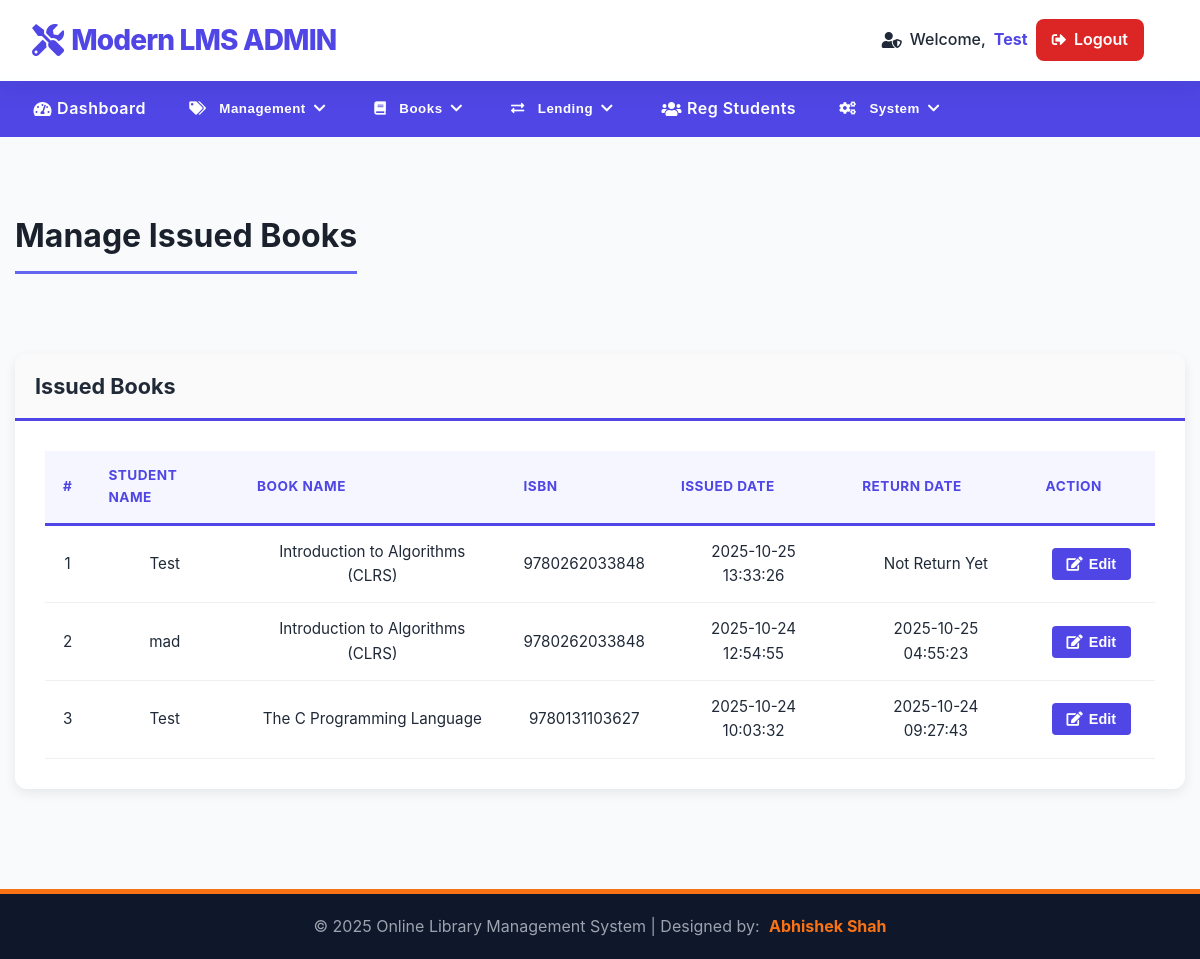
Page /library/admin/manage-issued-books.php (signed in) on the committed database.
### tables this page shows
CREATE TABLE `tblissuedbookdetails` (
  `id` int(11) NOT NULL,
  `BookID` int(11) DEFAULT NULL,
  `StudentID` int(150) DEFAULT NULL,
  `IssuesDate` timestamp NULL DEFAULT current_timestamp(),
  `ReturnDate` timestamp NULL DEFAULT NULL,
  `RetrunStatus` int(1) DEFAULT NULL,
  `fine` decimal(10,2) DEFAULT NULL
);

CREATE TABLE `tblstudents` (
  `id` int(11) NOT NULL,
  `StudentId` int(100) NOT NULL,
  `FullName` varchar(120) NOT NULL,
  `EmailId` varchar(120) NOT NULL,
  `MobileNumber` char(11) NOT NULL,
  `Password` varchar(120) NOT NULL,
  `Status` int(1) NOT NULL DEFAULT 1,
  `RegDate` timestamp NULL DEFAULT current_timestamp(),
  `UpdationDate` timestamp NULL DEFAULT NULL ON UPDATE current_timestamp()
);

CREATE TABLE `tblbooks` (
  `id` int(11) NOT NULL,
  `BookName` varchar(255) DEFAULT NULL,
  `CatId` int(11) DEFAULT NULL,
  `AuthorId` int(11) DEFAULT NULL,
  `PublisherId` int(11) DEFAULT NULL,
  `ISBNNumber` varchar(20) DEFAULT NULL,
  `BookPrice` decimal(10,2) DEFAULT NULL,
  `bookCopies` int(11) NOT NULL DEFAULT 10,
  `bookImage` longblob DEFAULT NULL,
  `regDate` timestamp NULL DEFAULT current_timestamp(),
  `updationDate` timestamp NULL DEFAULT NULL ON UPDATE current_timestamp(),
  `isIssued` int(1) NOT NULL DEFAULT 0 COMMENT '0=Available, 1=Issued',
  `bookEdition` varchar(50) DEFAULT NULL COMMENT 'The edition of the book',
  `BookDescription` text DEFAULT NULL COMMENT 'Summary or detailed description of the book'
);

### library/admin/manage-issued-books.php (the view, shortened to what this page needs)
<?php
include('includes/config.php');
if(strlen($_SESSION['alogin'])==0) {
    header('location:../../index.php');
} else {
    ?>
<!DOCTYPE html>
<html xmlns="http://www.w3.org/1999/xhtml">
<head>
    <link href="assets/css/font-awesome.css" rel="stylesheet" />
    <link rel="stylesheet" href="https://cdnjs.cloudflare.com/ajax/libs/font-awesome/5.15.4/css/all.min.css">
    <link href="assets/js/dataTables/dataTables.bootstrap.css" rel="stylesheet" />
    <link href="assets/css/style.css" rel="stylesheet" />
</head>
<body>
<?php include('includes/header.php');?>
    <div class="content-wrapper">
        <div class="container">
            <div class="row pad-botm">
                <div class="col-md-12">
                    <h4 class="header-line">Manage Issued Books</h4>
                </div>
            </div>
            <div class="row">
                <div class="col-md-12">
                    <div class="panel panel-default">
                        <div class="panel-heading">
                            Issued Books
                        </div>
                        <div class="panel-body">
                            <div class="table-responsive">
                                <table class="custom-table" id="dataTables-examples">
                                    <thead>
                                        <tr>
                                            <th>#</th>
                                            <th>Student Name</th>
                                            <th>Book Name</th>
                                            <th>ISBN </th>
                                            <th>Issued Date</th>
                                            <th>Return Date</th>
                                            <th>Action</th>
                                        </tr>
                                    </thead>
                                    <tbody>
<?php
$sql = "SELECT
    tblstudents.FullName,
    tblstudents.StudentId,
    tblbooks.BookName,
    tblbooks.ISBNNumber,
    tblissuedbookdetails.IssuesDate,
    tblissuedbookdetails.ReturnDate,
    tblissuedbookdetails.id as rid
FROM
    tblissuedbookdetails
JOIN
    tblstudents ON tblstudents.StudentId=tblissuedbookdetails.StudentId
JOIN
    tblbooks ON tblbooks.id=tblissuedbookdetails.BookId
ORDER BY
    tblissuedbookdetails.id DESC";
$query = $dbh -> prepare($sql);
$query->execute();
$results=$query->fetchAll(PDO::FETCH_OBJ);
$cnt=1;
if($query->rowCount() > 0) {
foreach($results as $result) {       ?>
                                        <tr class="odd gradeX">
                                            <td class="center"><?php echo htmlentities($cnt);?></td>
                                            <td class="center"><?php echo htmlentities($result->FullName);?></td>
                                            <td class="center"><?php echo htmlentities($result->BookName);?></td>
                                            <td class="center"><?php echo htmlentities($result->ISBNNumber);?></td>
                                            <td class="center"><?php echo htmlentities($result->IssuesDate);?></td>
                                            <td class="center"><?php if($result->ReturnDate=="")
                                                {
                                                    echo htmlentities("Not Return Yet");
                                                } else {
                                                    echo htmlentities($result->ReturnDate);
                                                }
                                            ?></td>
                                            <td class="center">
                                                <a href="update-issue-bookdetails.php?rid=<?php echo htmlentities($result->rid);?>"><button class="custom-btn btn-primary-theme"><i class="fa fa-edit "></i> Edit</button>
                                            </td>
                                        </tr>
<?php $cnt=$cnt+1;}} ?>
                                    </tbody>
                                </table>
                            </div>
                        </div>
                    </div>
                </div>
            </div>
        </div>
    </div>
    <?php include('includes/footer.php');?>
</body>
</html>
<?php } ?>

### library/admin/assets/css/style.css (style rules this page uses)
body { font-family: "Inter", "Segoe UI", "Roboto", "sans-serif"; margin: 0; background: linear-gradient(180deg, #eef2ff 0%, #f9fafb 50%, #f9fafb 100%); color: var(--text-dark); display: flex; flex-direction: column; min-height: 100vh; overflow-x: hidden; line-height: 1.6; }
.content-wrapper { flex-grow: 1; padding: 2.5rem 0; background: var(--bg-light); padding-top: 30px; padding-bottom: 50px; }
:root { --primary-indigo: #4f46e5; --accent-orange: #f97316; --danger-red: #dc2626; --bg-light: #f9fafb; --text-dark: #1f2937; --text-gray: #6c757d; --border-radius: 8px; }
* { box-sizing: border-box; }
.container { max-width: 1300px; margin: 0 auto; padding: 0 15px; }
.row { display: flex; flex-wrap: wrap; margin-left: -15px; margin-right: -15px; }
.col-md-12 { width: 100%; padding-left: 15px; padding-right: 15px; margin-bottom: 20px; }
.row.pad-botm { margin-bottom: 30px; }
.panel-default { background: #ffffff; border: 1px solid #d3dce6; border-radius: 12px; box-shadow: 0 12px 25px rgba(0, 0, 0, 0.1); margin-bottom: 30px; }
.panel-heading { font-size: 1.35rem; font-weight: 700; color: var(--text-dark); border-bottom: 3px solid var(--primary-indigo); background: #fafafa; border-top-left-radius: 12px; border-top-right-radius: 12px; border-radius: 12px 12px 0 0; padding: 15px 20px; }
.panel-body { padding: 30px; }
.custom-table { width: 100%; border-collapse: collapse; margin-bottom: 0; color: var(--text-dark); }
.custom-table th, .custom-table td { padding: 14px 18px; vertical-align: middle; border-bottom: 1px solid #f0f0f0; text-align: left; font-size: 0.95rem; }
.custom-table thead th { font-size: 0.85rem; font-weight: 700; color: var(--primary-indigo); background-color: #f5f6ff; text-transform: uppercase; letter-spacing: 0.5px; border-bottom: 3px solid var(--primary-indigo); }
.custom-table tbody tr { transition: background-color 0.2s; }
.custom-table td.center { text-align: center; }
.custom-table td:last-child { text-align: center; }
.custom-btn { display: inline-flex; align-items: center; padding: 8px 15px; margin: 4px 6px; border: none; border-radius: 4px; font-size: 0.9rem; font-weight: 600; cursor: pointer; transition: background-color 0.2s, transform 0.1s; text-decoration: none; }
.custom-btn i { margin-right: 6px; font-size: 1em; }
.btn-primary-theme { background-color: var(--primary-indigo); color: white; }
.header-line { font-size: 2rem; font-weight: 700; color: #1a202c; border-bottom: 3px solid #6366f1; padding-bottom: 10px; margin-bottom: 30px; display: inline-block; width: auto; }
.panel-default { border: none; box-shadow: 0 4px 12px rgba(0, 0, 0, 0.08); border-radius: 12px; background: #ffffff; }
.panel { border: none; border-radius: 12px; box-shadow: 0 4px 12px rgba(0, 0, 0, 0.08); }

### rows in the picture
tblissuedbookdetails: tblstudents.FullName "Test", BookID.BookName "Introduction to Algorithms (CLRS)", BookID.ISBNNumber "9780262033848", IssuesDate "2025-10-25 13:33:26"
tblissuedbookdetails: tblstudents.FullName "mad", BookID.BookName "Introduction to Algorithms (CLRS)", BookID.ISBNNumber "9780262033848", IssuesDate "2025-10-24 12:54:55", ReturnDate "2025-10-25 04:55:23"
tblissuedbookdetails: tblstudents.FullName "Test", BookID.BookName "The C Programming Language", BookID.ISBNNumber "9780131103627", IssuesDate "2025-10-24 10:03:32", ReturnDate "2025-10-24 09:27:43"

### other values in the picture
$adminName "Test"
